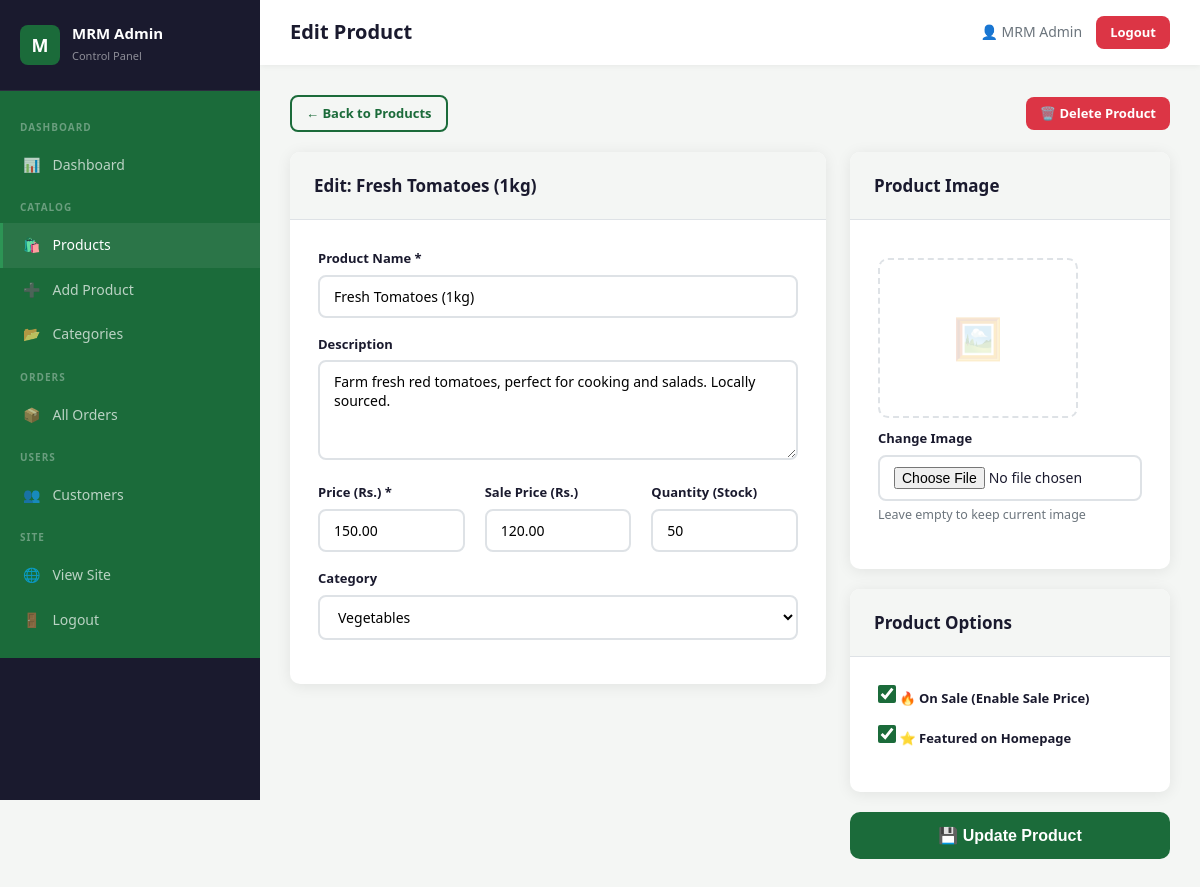
/admin/edit-product.php?id=1 (signed in), run on the app's committed database.
### tables this page shows
CREATE TABLE IF NOT EXISTS products (
    id INT AUTO_INCREMENT PRIMARY KEY,
    name VARCHAR(200) NOT NULL,
    description TEXT,
    price DECIMAL(10,2) NOT NULL,
    sale_price DECIMAL(10,2) DEFAULT NULL,
    quantity INT NOT NULL DEFAULT 0,
    category_id INT,
    image VARCHAR(255) DEFAULT 'default.jpg',
    is_featured TINYINT(1) DEFAULT 0,
    is_on_sale TINYINT(1) DEFAULT 0,
    created_at TIMESTAMP DEFAULT CURRENT_TIMESTAMP,
    FOREIGN KEY (category_id) REFERENCES categories(id) ON DELETE SET NULL
);

CREATE TABLE IF NOT EXISTS categories (
    id INT AUTO_INCREMENT PRIMARY KEY,
    name VARCHAR(100) NOT NULL,
    created_at TIMESTAMP DEFAULT CURRENT_TIMESTAMP
);

### includes/auth.php (called while the page is built, shortened)
<?php
function sanitize($str) {
    return htmlspecialchars(strip_tags(trim($str)), ENT_QUOTES, 'UTF-8');
}

### admin/edit-product.php (the view, shortened to what this page needs)
<?php
require_once 'includes/admin_header.php';
$id = (int)($_GET['id'] ?? 0);
$prodStmt = $conn->prepare("SELECT * FROM products WHERE id = ?");
$prodStmt->bind_param('i', $id);
$prodStmt->execute();
$prod = $prodStmt->get_result()->fetch_assoc();
$categories = $conn->query("SELECT * FROM categories ORDER BY name")->fetch_all(MYSQLI_ASSOC);
$existingImg = (!empty($prod['image']) && $prod['image'] !== 'default.jpg' && file_exists(__DIR__ . '/../uploads/products/' . $prod['image'])) ? ($base . 'uploads/products/' . $prod['image']) : null;
?>
<div style="margin-bottom:20px; display:flex; align-items:center; justify-content:space-between;">
    <a href="products.php" class="btn btn-outline btn-sm">← Back to Products</a>
    <a href="delete-product.php?id=<?= $id ?>" class="btn btn-danger btn-sm confirm-delete">🗑️ Delete Product</a>
</div>
<form method="POST" action="edit-product.php?id=<?= $id ?>" enctype="multipart/form-data">
    <div style="display:grid; grid-template-columns:1fr 320px; gap:24px; align-items:start;">
        <div>
            <div class="admin-form-card" style="margin-bottom:20px;">
                <div class="admin-form-header"><h3>Edit: <?= sanitize($prod['name']) ?></h3></div>
                <div class="admin-form-body">
                    <div class="form-group">
                        <label>Product Name *</label>
                        <input type="text" name="name" class="form-control" required value="<?= sanitize($prod['name']) ?>">
                    </div>
                    <div class="form-group">
                        <label>Description</label>
                        <textarea name="description" class="form-control" rows="4"><?= sanitize($prod['description'] ?? '') ?></textarea>
                    </div>
                    <div class="form-row three">
                        <div class="form-group">
                            <label>Price (Rs.) *</label>
                            <input type="number" name="price" class="form-control" step="0.01" min="0" required value="<?= $prod['price'] ?>">
                        </div>
                        <div class="form-group" id="salePriceWrap">
                            <label>Sale Price (Rs.)</label>
                            <input type="number" name="sale_price" class="form-control" step="0.01" min="0" value="<?= $prod['sale_price'] ?? '' ?>">
                        </div>
                        <div class="form-group">
                            <label>Quantity (Stock)</label>
                            <input type="number" name="quantity" class="form-control" min="0" required value="<?= $prod['quantity'] ?>">
                        </div>
                    </div>
                    <div class="form-group">
                        <label>Category</label>
                        <select name="category_id" class="form-control">
                            <?php foreach ($categories as $c): ?>
                            <option value="<?= $c['id'] ?>" <?= $prod['category_id'] == $c['id'] ? 'selected' : '' ?>>
                                <?= sanitize($c['name']) ?>
                            </option>
                            <?php endforeach; ?>
                        </select>
                    </div>
                </div>
            </div>
        </div>
        <div>
            <div class="admin-form-card" style="margin-bottom:20px;">
                <div class="admin-form-header"><h3>Product Image</h3></div>
                <div class="admin-form-body">
                    <div class="img-preview" id="imgPreview">
                        <?php if ($existingImg): ?>
                        <img src="<?= $existingImg ?>" alt="Current product image">
                        <?php else: ?>
                        <span class="placeholder">🖼️</span>
                        <?php endif; ?>
                    </div>
                    <div class="form-group" style="margin-top:10px;">
                        <label>Change Image</label>
                        <input type="file" name="product_image" id="product_image" class="form-control"
                               accept="image/jpeg,image/png,image/gif,image/webp">
                        <small style="color:var(--gray); display:block; margin-top:4px;">Leave empty to keep current image</small>
                    </div>
                </div>
            </div>
            <div class="admin-form-card" style="margin-bottom:20px;">
                <div class="admin-form-header"><h3>Product Options</h3></div>
                <div class="admin-form-body">
                    <div class="form-group">
                        <label class="toggle-check">
                            <input type="checkbox" name="is_on_sale" id="is_on_sale" value="1" <?= $prod['is_on_sale'] ? 'checked' : '' ?>>
                            <span>🔥 On Sale (Enable Sale Price)</span>
                        </label>
                    </div>
                    <div class="form-group">
                        <label class="toggle-check">
                            <input type="checkbox" name="is_featured" value="1" <?= $prod['is_featured'] ? 'checked' : '' ?>>
                            <span>⭐ Featured on Homepage</span>
                        </label>
                    </div>
                </div>
            </div>
            <button type="submit" class="btn btn-primary btn-full btn-lg">💾 Update Product</button>
        </div>
    </div>
</form>
<?php require_once 'includes/admin_footer.php'; ?>

### css/style.css (style rules this page uses)
:root { --primary: #1b6b3a; --primary-dark: #145230; --primary-light: #2d9455; --secondary: #52b788; --accent: #ff6b35; --sale: #e63946; --sale-bg: #fff3cd; --yellow: #ffc107; --dark: #1a1a2e; --gray: #6c757d; --light-gray: #f4f6f4; --border: #dee2e6; --white: #ffffff; --shadow: 0 2px 15px rgba(0,0,0,0.08); --shadow-hover: 0 8px 30px rgba(0,0,0,0.15); --radius: 10px; --transition: all 0.3s ease; }
* { margin: 0; padding: 0; box-sizing: border-box; }
body { font-family: 'Segoe UI', Tahoma, Geneva, Verdana, sans-serif; background: var(--light-gray); color: var(--dark); line-height: 1.6; font-size: 15px; }
a { text-decoration: none; color: inherit; transition: var(--transition); }
.btn { display: inline-flex; align-items: center; gap: 8px; padding: 10px 22px; border-radius: 8px; border: none; cursor: pointer; font-size: 14px; font-weight: 600; transition: var(--transition); text-align: center; justify-content: center; }
.btn-primary { background: var(--primary); color: var(--white); }
.btn-outline { background: transparent; color: var(--primary); border: 2px solid var(--primary); }
.btn-danger { background: #dc3545; color: var(--white); }
.btn-sm { padding: 6px 14px; font-size: 13px; }
.btn-lg { padding: 14px 32px; font-size: 16px; border-radius: 10px; }
.btn-full { width: 100%; }
.form-group { margin-bottom: 16px; }
.form-group label { display: block; font-size: 13px; font-weight: 600; margin-bottom: 6px; color: var(--dark); }
.form-control { width: 100%; padding: 10px 14px; border: 2px solid var(--border); border-radius: 8px; font-size: 14px; outline: none; transition: var(--transition); background: white; font-family: inherit; }
textarea.form-control { resize: vertical; min-height: 80px; }
.admin-form-card { background: white; border-radius: var(--radius); box-shadow: var(--shadow); overflow: hidden; }
.admin-form-header { padding: 20px 24px; border-bottom: 1px solid var(--border); background: var(--light-gray); }
.admin-form-header h3 { font-size: 17px; font-weight: 700; }
.admin-form-body { padding: 28px; }
.form-row { display: grid; grid-template-columns: 1fr 1fr; gap: 20px; }
.form-row.three { grid-template-columns: 1fr 1fr 1fr; }
.img-preview { width: 100%; max-width: 200px; height: 160px; border: 2px dashed var(--border); border-radius: 10px; display: flex; align-items: center; justify-content: center; overflow: hidden; margin-top: 10px; }
.img-preview .placeholder { font-size: 40px; opacity: 0.2; }
.toggle-check { display: flex; align-items: center; gap: 10px; cursor: pointer; }
.toggle-check input[type="checkbox"] { width: 18px; height: 18px; accent-color: var(--primary); cursor: pointer; }

### data on the page
products: name "Fresh Tomatoes (1kg)", description "Farm fresh red tomatoes, perfect for cooking and salads. Locally sourced.", price "150.00", sale_price "120.00", quantity "50", category_id "Vegetables", is_on_sale "☑", is_featured "☑"

### other printed values
$adminTitle "Edit Product"
$_SESSION['user_name'] "MRM Admin"
